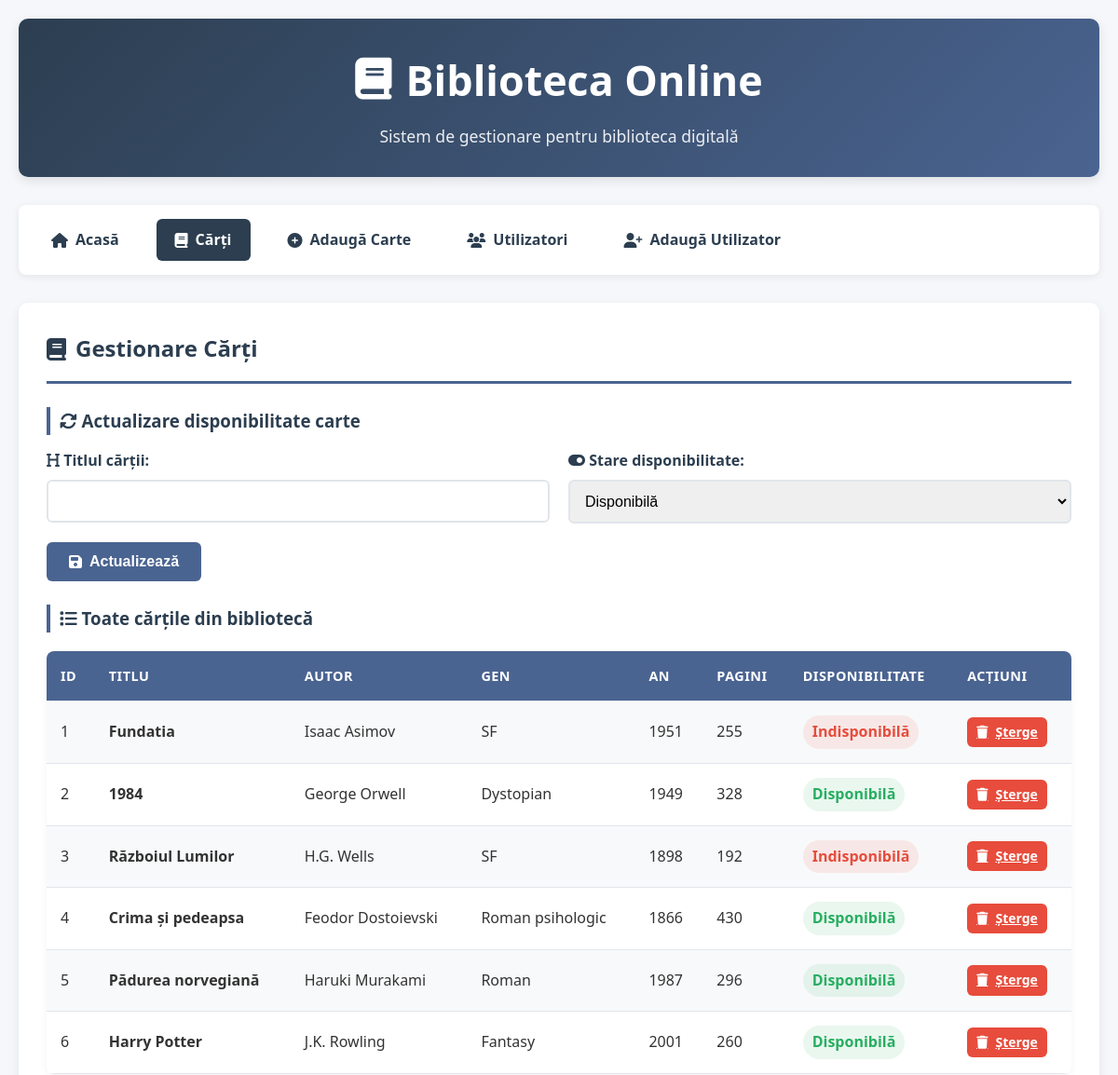
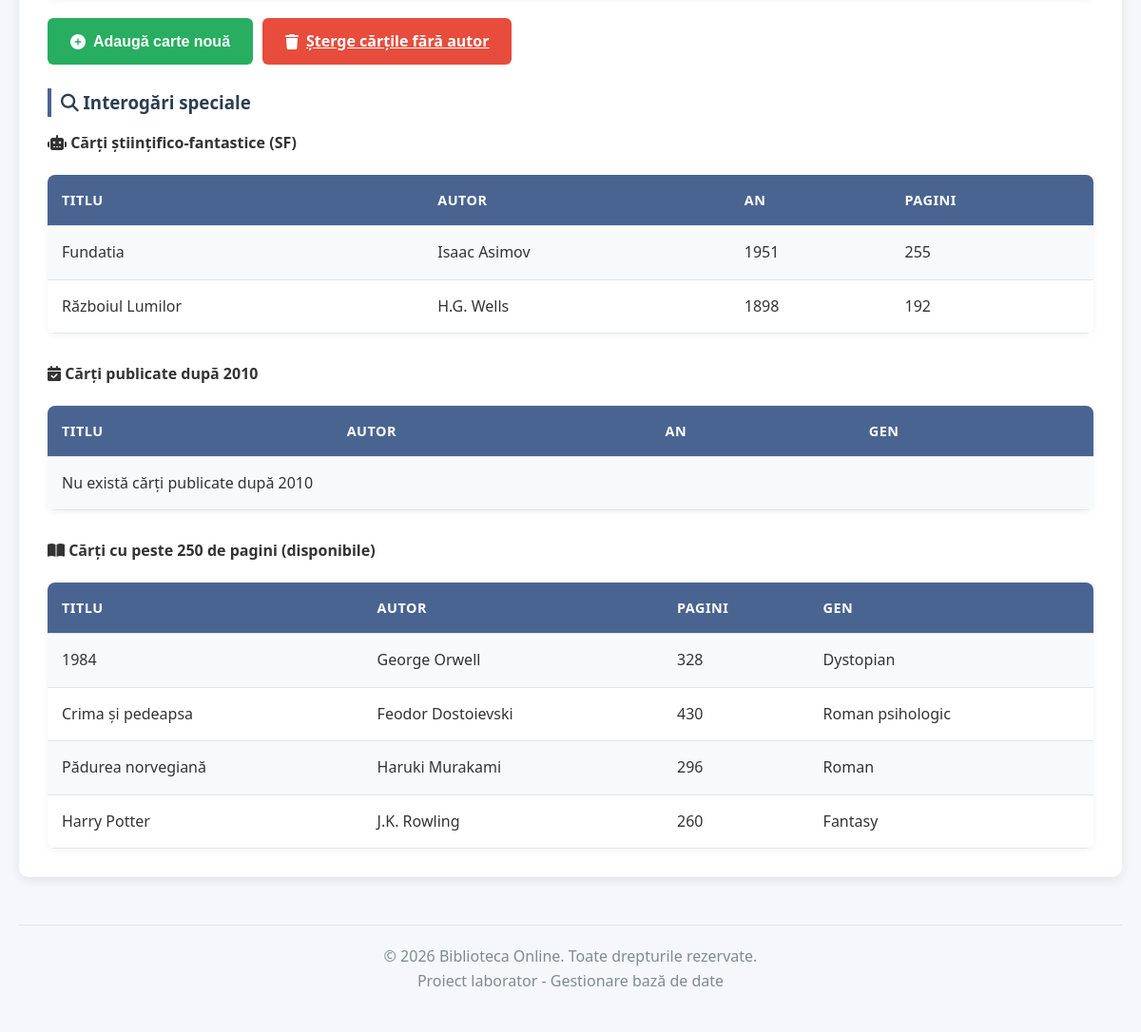
Screenshot of /index.php?pagina=carti with the database file from the repository (2 pictures, top to bottom).
### tables this page shows
CREATE TABLE `carti_biblioteca` (
  `id` int(11) NOT NULL,
  `titlu_carte` varchar(255) NOT NULL,
  `autor` varchar(255) DEFAULT NULL,
  `gen_literar` varchar(100) DEFAULT NULL,
  `an_publicare` int(11) DEFAULT NULL,
  `nr_pagini` int(11) DEFAULT NULL,
  `descriere` text DEFAULT NULL,
  `stare_disponibilitate` tinyint(1) DEFAULT 1
);

### pagina_carti.php (the view, shortened to what this page needs)
<div class="section">
    <h2><i class="fas fa-book"></i> Gestionare Cărți</h2>
    <h3><i class="fas fa-sync-alt"></i> Actualizare disponibilitate carte</h3>
    <form method="POST" action="index.php?pagina=carti">
        <div class="form-row">
            <div class="form-group">
                <label for="titlu_carte"><i class="fas fa-heading"></i> Titlul cărții:</label>
                <input type="text" id="titlu_carte" name="titlu_carte" required>
            </div>
            <div class="form-group">
                <label for="stare_disponibilitate"><i class="fas fa-toggle-on"></i> Stare disponibilitate:</label>
                <select id="stare_disponibilitate" name="stare_disponibilitate" required>
                    <option value="1">Disponibilă</option>
                </select>
            </div>
        </div>
        <button type="submit" name="actualizare_carte" class="btn">
            <i class="fas fa-save"></i> Actualizează
        </button>
    </form>
    <h3><i class="fas fa-list"></i> Toate cărțile din bibliotecă</h3>
    <table>
        <tr>
            <th>ID</th>
            <th>Titlu</th>
            <th>Autor</th>
            <th>Gen</th>
            <th>An</th>
            <th>Pagini</th>
            <th>Disponibilitate</th>
            <th>Acțiuni</th>
        </tr>
        <?php
        $sql = "SELECT * FROM carti_biblioteca";
        $result = $conn->query($sql);
        if ($result->num_rows > 0) {
            while($row = $result->fetch_assoc()) {
                $disponibilitate = $row['stare_disponibilitate'] ?
                    '<span class="available">Disponibilă</span>' :
                    '<span class="unavailable">Indisponibilă</span>';
                echo "<tr>
                        <td>{$row['id']}</td>
                        <td><strong>{$row['titlu_carte']}</strong></td>
                        <td>{$row['autor']}</td>
                        <td>{$row['gen_literar']}</td>
                        <td>{$row['an_publicare']}</td>
                        <td>{$row['nr_pagini']}</td>
                        <td>{$disponibilitate}</td>
                        <td>
                            <a href='index.php?pagina=carti&sterge_carte={$row['id']}'
                               onclick='return confirmaStergere(\"Sigur doriți să ștergeți cartea \\\"{$row['titlu_carte']}\\\"?\")'
                               class='btn btn-danger' style='padding: 5px 10px; font-size: 14px;'>
                                <i class='fas fa-trash'></i> Șterge
                            </a>
                        </td>
                      </tr>";
            }
        } else {
            echo "<tr><td colspan='8'>Nu există cărți în bibliotecă</td></tr>";
        }
        ?>
    </table>
    <div class="btn-group">
        <button onclick="window.location.href='index.php?pagina=adauga_carte'" class="btn btn-success">
            <i class="fas fa-plus-circle"></i> Adaugă carte nouă
        </button>
        <a href="index.php?pagina=carti&sterge_carti_fara_autor"
           onclick="return confirmaStergere('Sigur doriți să ștergeți toate cărțile fără autor?')"
           class="btn btn-danger">
            <i class="fas fa-trash"></i> Șterge cărțile fără autor
        </a>
    </div>
    <h3><i class="fas fa-search"></i> Interogări speciale</h3>
    <div style="margin-bottom: 30px;">
        <h4><i class="fas fa-robot"></i> Cărți științifico-fantastice (SF)</h4>
        <table>
            <tr>
                <th>Titlu</th>
                <th>Autor</th>
                <th>An</th>
                <th>Pagini</th>
            </tr>
            <?php
            $sql = "SELECT titlu_carte, autor, an_publicare, nr_pagini FROM carti_biblioteca WHERE gen_literar = 'SF'";
            $result = $conn->query($sql);
            if ($result->num_rows > 0) {
                while($row = $result->fetch_assoc()) {
                    echo "<tr>
                            <td>{$row['titlu_carte']}</td>
                            <td>{$row['autor']}</td>
                            <td>{$row['an_publicare']}</td>
                            <td>{$row['nr_pagini']}</td>
                          </tr>";
                }
            } else {
                echo "<tr><td colspan='4'>Nu există cărți SF</td></tr>";
            }
            ?>
        </table>
    </div>
    <div style="margin-bottom: 30px;">
        <h4><i class="fas fa-calendar-check"></i> Cărți publicate după 2010</h4>
        <table>
            <tr>
                <th>Titlu</th>
                <th>Autor</th>
                <th>An</th>
                <th>Gen</th>
            </tr>
            <?php
            $sql = "SELECT titlu_carte, autor, an_publicare, gen_literar FROM carti_biblioteca WHERE an_publicare > 2010";
            $result = $conn->query($sql);
            if ($result->num_rows > 0) {
                while($row = $result->fetch_assoc()) {
                    echo "<tr>
                            <td>{$row['titlu_carte']}</td>
                            <td>{$row['autor']}</td>
                            <td>{$row['an_publicare']}</td>
                            <td>{$row['gen_literar']}</td>
                          </tr>";
                }
            } else {
                echo "<tr><td colspan='4'>Nu există cărți publicate după 2010</td></tr>";
            }
            ?>
        </table>
    </div>
    <div>
        <h4><i class="fas fa-book-open"></i> Cărți cu peste 250 de pagini (disponibile)</h4>
        <table>
            <tr>
                <th>Titlu</th>
                <th>Autor</th>
                <th>Pagini</th>
                <th>Gen</th>
            </tr>
            <?php
            $sql = "SELECT titlu_carte, autor, nr_pagini, gen_literar FROM carti_biblioteca
                    WHERE nr_pagini > 250 AND stare_disponibilitate = 1";
            $result = $conn->query($sql);
            if ($result->num_rows > 0) {
                while($row = $result->fetch_assoc()) {
                    echo "<tr>
                            <td>{$row['titlu_carte']}</td>
                            <td>{$row['autor']}</td>
                            <td>{$row['nr_pagini']}</td>
                            <td>{$row['gen_literar']}</td>
                          </tr>";
                }
            } else {
                echo "<tr><td colspan='4'>Nu există cărți cu peste 250 de pagini disponibile</td></tr>";
            }
            ?>
        </table>
    </div>
</div>

### style.css (style rules this page uses)
* { margin: 0; padding: 0; box-sizing: border-box; }
body { font-family: 'Segoe UI', Tahoma, Geneva, Verdana, sans-serif; line-height: 1.6; margin: 0; background-color: #f5f7fa; color: #333; }
.section { background: white; border-radius: 10px; padding: 30px; margin-bottom: 30px; box-shadow: 0 4px 12px rgba(0,0,0,0.08); }
.section h2 { color: #2c3e50; border-bottom: 3px solid #4a6491; padding-bottom: 15px; margin-bottom: 25px; display: flex; align-items: center; gap: 10px; }
.section h3 { color: #2c3e50; margin: 25px 0 15px 0; padding-left: 10px; border-left: 4px solid #4a6491; }
.form-group { margin-bottom: 20px; }
.form-row { display: flex; gap: 20px; flex-wrap: wrap; }
.form-row .form-group { flex: 1; min-width: 200px; }
label { display: block; margin-bottom: 8px; font-weight: 600; color: #2c3e50; }
input, select, textarea { width: 100%; padding: 12px; border: 2px solid #e1e5eb; border-radius: 6px; font-size: 16px; transition: border-color 0.3s ease; }
.btn { background: #4a6491; color: white; padding: 12px 24px; border: none; border-radius: 6px; cursor: pointer; font-size: 16px; font-weight: 600; transition: all 0.3s ease; display: inline-flex; align-items: center; gap: 8px; }
.btn-danger { background: #e74c3c; }
.btn-success { background: #27ae60; }
.btn-group { display: flex; gap: 10px; flex-wrap: wrap; margin-top: 20px; }
table { width: 100%; border-collapse: separate; border-spacing: 0; margin-top: 20px; border-radius: 8px; overflow: hidden; box-shadow: 0 2px 8px rgba(0,0,0,0.05); }
th, td { padding: 15px; text-align: left; border-bottom: 1px solid #e1e5eb; }
th { background-color: #4a6491; color: white; font-weight: 600; text-transform: uppercase; font-size: 0.9rem; letter-spacing: 0.5px; }
tr { transition: background-color 0.2s ease; }
tr:nth-child(even) { background-color: #f8f9fa; }
.available { color: #27ae60; font-weight: 600; background-color: rgba(39, 174, 96, 0.1); padding: 5px 10px; border-radius: 20px; display: inline-block; }
.unavailable { color: #e74c3c; font-weight: 600; background-color: rgba(231, 76, 60, 0.1); padding: 5px 10px; border-radius: 20px; display: inline-block; }

### rows the page displays
carti_biblioteca: id "1", titlu_carte "Fundatia", autor "Isaac Asimov", gen_literar "SF", an_publicare "1951", nr_pagini "255", stare_disponibilitate "Indisponibilă"
carti_biblioteca: id "2", titlu_carte "1984", autor "George Orwell", gen_literar "Dystopian", an_publicare "1949", nr_pagini "328", stare_disponibilitate "Disponibilă"
carti_biblioteca: id "3", titlu_carte "Războiul Lumilor", autor "H.G. Wells", gen_literar "SF", an_publicare "1898", nr_pagini "192", stare_disponibilitate "Indisponibilă"
carti_biblioteca: id "4", titlu_carte "Crima și pedeapsa", autor "Feodor Dostoievski", gen_literar "Roman psihologic", an_publicare "1866", nr_pagini "430", stare_disponibilitate "Disponibilă"
carti_biblioteca: id "5", titlu_carte "Pădurea norvegiană", autor "Haruki Murakami", gen_literar "Roman", an_publicare "1987", nr_pagini "296", stare_disponibilitate "Disponibilă"
carti_biblioteca: id "6", titlu_carte "Harry Potter", autor "J.K. Rowling", gen_literar "Fantasy", an_publicare "2001", nr_pagini "260", stare_disponibilitate "Disponibilă"
